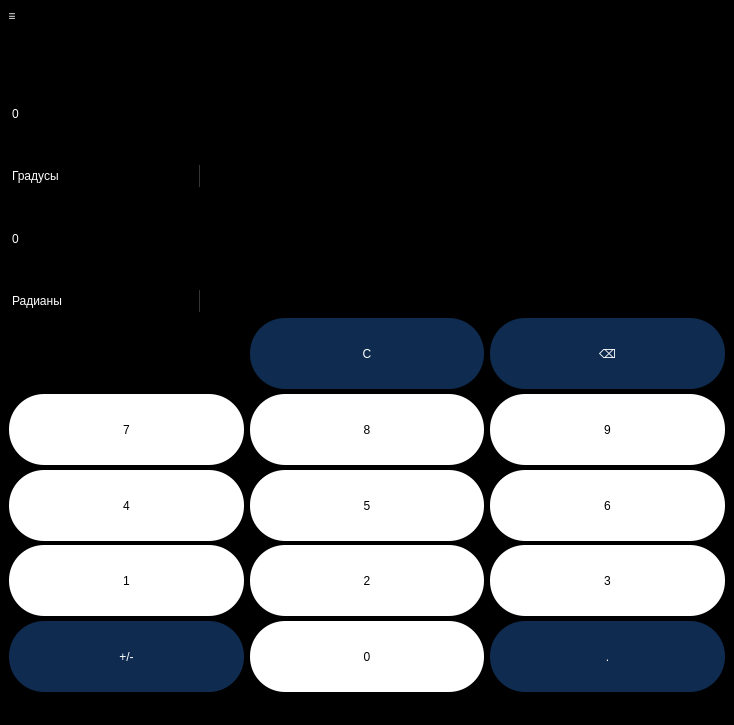
<?xml version="1.0" encoding="UTF-8"?>
<ui version="4.0">
 <class>MainWindow</class>
 <widget class="QMainWindow" name="MainWindow">
  <property name="geometry">
   <rect>
    <x>0</x>
    <y>0</y>
    <width>734</width>
    <height>725</height>
   </rect>
  </property>
  <property name="minimumSize">
   <size>
    <width>734</width>
    <height>725</height>
   </size>
  </property>
  <property name="maximumSize">
   <size>
    <width>734</width>
    <height>725</height>
   </size>
  </property>
  <property name="windowTitle">
   <string>MainWindow</string>
  </property>
  <property name="styleSheet">
   <string notr="true">background-color: rgb(0, 0, 0);
color: rgb(255, 255, 255);
selection-background-color: rgb(140, 140, 140);

</string>
  </property>
  <widget class="QWidget" name="centralwidget">
   <property name="minimumSize">
    <size>
     <width>734</width>
     <height>666</height>
    </size>
   </property>
   <property name="maximumSize">
    <size>
     <width>734</width>
     <height>666</height>
    </size>
   </property>
   <layout class="QVBoxLayout" name="verticalLayout">
    <item>
     <layout class="QVBoxLayout" name="verticalLayout_3">
      <item>
       <widget class="QLabel" name="resol">
        <property name="minimumSize">
         <size>
          <width>518</width>
          <height>20</height>
         </size>
        </property>
        <property name="maximumSize">
         <size>
          <width>518</width>
          <height>20</height>
         </size>
        </property>
        <property name="styleSheet">
         <string notr="true">background-color: rgb(0, 0, 0);
color: rgb(0, 0, 0);</string>
        </property>
        <property name="text">
         <string>TextLabel</string>
        </property>
       </widget>
      </item>
      <item>
       <widget class="QLineEdit" name="ans_space">
        <property name="enabled">
         <bool>false</bool>
        </property>
        <property name="minimumSize">
         <size>
          <width>0</width>
          <height>91</height>
         </size>
        </property>
        <property name="maximumSize">
         <size>
          <width>291</width>
          <height>91</height>
         </size>
        </property>
        <property name="styleSheet">
         <string notr="true">QLineEdit{
border: 1px solid black;
color: rgb(255, 255, 255);
	font: 75 65pt &quot;Yu Gothic UI Semibold&quot;;
}</string>
        </property>
        <property name="text">
         <string>0</string>
        </property>
       </widget>
      </item>
      <item>
       <widget class="QComboBox" name="comboBox_3">
        <property name="minimumSize">
         <size>
          <width>117</width>
          <height>22</height>
         </size>
        </property>
        <property name="maximumSize">
         <size>
          <width>191</width>
          <height>22</height>
         </size>
        </property>
        <property name="styleSheet">
         <string notr="true">QComboBox {
    border-radius: 3px;
    padding: 1px 18px 1px 3px;
	font: 75 10pt &quot;MS Shell Dlg 2&quot;;
    min-width: 6em;
}
QComboBox:editable {
    background: black;    /*white; red*/
}
QComboBox:!editable, QComboBox::drop-down:editable {
     background: qlineargradient(x1: 0, y1: 0, x2: 0, y2: 1,
                                 stop: 0 #000000, stop: 0.4 #000000,
                                 stop: 0.5 #000000, stop: 1.0 #000000);
}
/* QComboBox получает состояние `on`, когда всплывающее окно открыто  */
QComboBox:!editable:on, QComboBox::drop-down:editable:on {
    background: qlineargradient(x1: 0, y1: 0, x2: 0, y2: 1,
                                stop: 0 #000000, stop: 0.4 #000000,
                                stop: 0.5 #000000, stop: 1.0 #000000);
}
QComboBox:on { /* сдвиньте текст, когда всплывающее окно откроется */
    padding-top: 3px;
    padding-left: 4px;
}
QComboBox::drop-down {
    subcontrol-origin: padding;
    subcontrol-position: top right;
    width: 0px;
    border-left-width: 1px;
    border-left-color: #353535;
    border-left-style: solid;          /* просто одна строка */
    border-top-right-radius: 3px;      /* тот же радиус, что и QComboBox */
    border-bottom-right-radius: 3px;
}

QComboBox QAbstractItemView {
    border: 12px solid darkgray;
    selection-background-color: #353535;
}
QComboBox QListView {
    border: none;
}</string>
        </property>
        <item>
         <property name="text">
          <string>Градусы</string>
         </property>
        </item>
        <item>
         <property name="text">
          <string>Радианы</string>
         </property>
        </item>
       </widget>
      </item>
      <item>
       <widget class="QLineEdit" name="ans_space2">
        <property name="enabled">
         <bool>false</bool>
        </property>
        <property name="minimumSize">
         <size>
          <width>0</width>
          <height>91</height>
         </size>
        </property>
        <property name="maximumSize">
         <size>
          <width>291</width>
          <height>91</height>
         </size>
        </property>
        <property name="styleSheet">
         <string notr="true">QLineEdit{
border: 1px solid black;
color: rgb(255, 255, 255);
	font: 75 65pt &quot;Yu Gothic UI Semibold&quot;;
}</string>
        </property>
        <property name="text">
         <string>0</string>
        </property>
       </widget>
      </item>
      <item>
       <widget class="QComboBox" name="comboBox_4">
        <property name="minimumSize">
         <size>
          <width>117</width>
          <height>22</height>
         </size>
        </property>
        <property name="maximumSize">
         <size>
          <width>191</width>
          <height>22</height>
         </size>
        </property>
        <property name="styleSheet">
         <string notr="true">QComboBox {
    border-radius: 3px;
    padding: 1px 18px 1px 3px;
	font: 75 10pt &quot;MS Shell Dlg 2&quot;;
    min-width: 6em;
}
QComboBox:editable {
    background: black;    /*white; red*/
}
QComboBox:!editable, QComboBox::drop-down:editable {
     background: qlineargradient(x1: 0, y1: 0, x2: 0, y2: 1,
                                 stop: 0 #000000, stop: 0.4 #000000,
                                 stop: 0.5 #000000, stop: 1.0 #000000);
}
/* QComboBox получает состояние `on`, когда всплывающее окно открыто  */
QComboBox:!editable:on, QComboBox::drop-down:editable:on {
    background: qlineargradient(x1: 0, y1: 0, x2: 0, y2: 1,
                                stop: 0 #000000, stop: 0.4 #000000,
                                stop: 0.5 #000000, stop: 1.0 #000000);
}
QComboBox:on { /* сдвиньте текст, когда всплывающее окно откроется */
    padding-top: 3px;
    padding-left: 4px;
}
QComboBox::drop-down {
    subcontrol-origin: padding;
    subcontrol-position: top right;
    width: 0px;
    border-left-width: 1px;
    border-left-color: #353535;
    border-left-style: solid;          /* просто одна строка */
    border-top-right-radius: 3px;      /* тот же радиус, что и QComboBox */
    border-bottom-right-radius: 3px;
}

QComboBox QAbstractItemView {
    border: 12px solid darkgray;
    selection-background-color: #353535;
}
QComboBox QListView {
    border: none;
}</string>
        </property>
        <item>
         <property name="text">
          <string>Радианы</string>
         </property>
        </item>
        <item>
         <property name="text">
          <string>Градусы</string>
         </property>
        </item>
       </widget>
      </item>
      <item>
       <layout class="QGridLayout" name="gridLayout_2">
        <item row="2" column="1">
         <widget class="QPushButton" name="clear_btn_17">
          <property name="minimumSize">
           <size>
            <width>71</width>
            <height>71</height>
           </size>
          </property>
          <property name="styleSheet">
           <string notr="true">QPushButton{
font: 75 15pt &quot;MS Shell Dlg 2&quot;;
background-color: #ffffff;
color: black;
	border: 0px;
    border-radius: 35px;
    border-style: outset;
}
QPushButton:pressed{
background-color: #ebebeb;
}</string>
          </property>
          <property name="text">
           <string>5</string>
          </property>
          <attribute name="buttonGroup">
           <string notr="true">numsButtonsGroup</string>
          </attribute>
         </widget>
        </item>
        <item row="1" column="2">
         <widget class="QPushButton" name="clear_btn_22">
          <property name="minimumSize">
           <size>
            <width>71</width>
            <height>71</height>
           </size>
          </property>
          <property name="styleSheet">
           <string notr="true">QPushButton{
font: 75 15pt &quot;MS Shell Dlg 2&quot;;
background-color: #ffffff;
color: black;
	border: 0px;
    border-radius: 35px;
    border-style: outset;
}
QPushButton:pressed{
background-color: #ebebeb;
}</string>
          </property>
          <property name="text">
           <string>9</string>
          </property>
          <attribute name="buttonGroup">
           <string notr="true">numsButtonsGroup</string>
          </attribute>
         </widget>
        </item>
        <item row="1" column="0">
         <widget class="QPushButton" name="clear_btn_20">
          <property name="minimumSize">
           <size>
            <width>71</width>
            <height>71</height>
           </size>
          </property>
          <property name="styleSheet">
           <string notr="true">QPushButton{
font: 75 15pt &quot;MS Shell Dlg 2&quot;;
background-color: #ffffff;
color: black;
	border: 0px;
    border-radius: 35px;
    border-style: outset;
}
QPushButton:pressed{
background-color: #ebebeb;
}</string>
          </property>
          <property name="text">
           <string>7</string>
          </property>
          <attribute name="buttonGroup">
           <string notr="true">numsButtonsGroup</string>
          </attribute>
         </widget>
        </item>
        <item row="0" column="1">
         <widget class="QPushButton" name="clear_btn">
          <property name="minimumSize">
           <size>
            <width>71</width>
            <height>71</height>
           </size>
          </property>
          <property name="styleSheet">
           <string notr="true">QPushButton{
font: 15pt &quot;MS Shell Dlg 2&quot;;
background-color: #0f2b50;
	border: 0px;
    border-radius: 35px;
    border-style: outset;
	color: rgb(255, 255, 255);
}
QPushButton:pressed{
background-color: #5d5d5d;
}</string>
          </property>
          <property name="text">
           <string>С</string>
          </property>
         </widget>
        </item>
        <item row="2" column="2">
         <widget class="QPushButton" name="clear_btn_23">
          <property name="minimumSize">
           <size>
            <width>71</width>
            <height>71</height>
           </size>
          </property>
          <property name="styleSheet">
           <string notr="true">QPushButton{
font: 75 15pt &quot;MS Shell Dlg 2&quot;;
background-color: #ffffff;
color: black;
	border: 0px;
    border-radius: 35px;
    border-style: outset;
}
QPushButton:pressed{
background-color: #ebebeb;
}</string>
          </property>
          <property name="text">
           <string>6</string>
          </property>
          <attribute name="buttonGroup">
           <string notr="true">numsButtonsGroup</string>
          </attribute>
         </widget>
        </item>
        <item row="1" column="1">
         <widget class="QPushButton" name="clear_btn_24">
          <property name="minimumSize">
           <size>
            <width>71</width>
            <height>71</height>
           </size>
          </property>
          <property name="styleSheet">
           <string notr="true">QPushButton{
font: 75 15pt &quot;MS Shell Dlg 2&quot;;
background-color: #ffffff;
color: black;
	border: 0px;
    border-radius: 35px;
    border-style: outset;
}
QPushButton:pressed{
background-color: #ebebeb;
}</string>
          </property>
          <property name="text">
           <string>8</string>
          </property>
          <attribute name="buttonGroup">
           <string notr="true">numsButtonsGroup</string>
          </attribute>
         </widget>
        </item>
        <item row="0" column="2">
         <widget class="QPushButton" name="del_btn">
          <property name="minimumSize">
           <size>
            <width>71</width>
            <height>71</height>
           </size>
          </property>
          <property name="styleSheet">
           <string notr="true">QPushButton{
font: 15pt &quot;MS Shell Dlg 2&quot;;
background-color: #0f2b50;
	border: 0px;
    border-radius: 35px;
    border-style: outset;
	color: rgb(255, 255, 255);
}
QPushButton:pressed{
background-color: #5d5d5d;
}</string>
          </property>
          <property name="text">
           <string>⌫</string>
          </property>
         </widget>
        </item>
        <item row="4" column="1">
         <widget class="QPushButton" name="clear_btn_25">
          <property name="minimumSize">
           <size>
            <width>71</width>
            <height>71</height>
           </size>
          </property>
          <property name="styleSheet">
           <string notr="true">QPushButton{
font: 75 15pt &quot;MS Shell Dlg 2&quot;;
background-color: #ffffff;
color: black;
	border: 0px;
    border-radius: 35px;
    border-style: outset;
}
QPushButton:pressed{
background-color: #ebebeb;
}</string>
          </property>
          <property name="text">
           <string>0</string>
          </property>
          <attribute name="buttonGroup">
           <string notr="true">numsButtonsGroup</string>
          </attribute>
         </widget>
        </item>
        <item row="4" column="2">
         <widget class="QPushButton" name="dot_btn">
          <property name="minimumSize">
           <size>
            <width>71</width>
            <height>71</height>
           </size>
          </property>
          <property name="styleSheet">
           <string notr="true">QPushButton{
font: 15pt &quot;MS Shell Dlg 2&quot;;
background-color: #0f2b50;
	border: 0px;
    border-radius: 35px;
    border-style: outset;
	color: rgb(255, 255, 255);
}
QPushButton:pressed{
background-color: #5d5d5d;
}</string>
          </property>
          <property name="text">
           <string>.</string>
          </property>
         </widget>
        </item>
        <item row="3" column="1">
         <widget class="QPushButton" name="clear_btn_26">
          <property name="minimumSize">
           <size>
            <width>71</width>
            <height>71</height>
           </size>
          </property>
          <property name="styleSheet">
           <string notr="true">QPushButton{
font: 75 15pt &quot;MS Shell Dlg 2&quot;;
background-color: #ffffff;
color: black;
	border: 0px;
    border-radius: 35px;
    border-style: outset;
}
QPushButton:pressed{
background-color: #ebebeb;
}</string>
          </property>
          <property name="text">
           <string>2</string>
          </property>
          <attribute name="buttonGroup">
           <string notr="true">numsButtonsGroup</string>
          </attribute>
         </widget>
        </item>
        <item row="3" column="0">
         <widget class="QPushButton" name="clear_btn_27">
          <property name="minimumSize">
           <size>
            <width>71</width>
            <height>71</height>
           </size>
          </property>
          <property name="styleSheet">
           <string notr="true">QPushButton{
font: 75 15pt &quot;MS Shell Dlg 2&quot;;
background-color: #ffffff;
color: black;
	border: 0px;
    border-radius: 35px;
    border-style: outset;
}
QPushButton:pressed{
background-color: #ebebeb;
}</string>
          </property>
          <property name="text">
           <string>1</string>
          </property>
          <attribute name="buttonGroup">
           <string notr="true">numsButtonsGroup</string>
          </attribute>
         </widget>
        </item>
        <item row="2" column="0">
         <widget class="QPushButton" name="clear_btn_28">
          <property name="minimumSize">
           <size>
            <width>71</width>
            <height>71</height>
           </size>
          </property>
          <property name="styleSheet">
           <string notr="true">QPushButton{
font: 75 15pt &quot;MS Shell Dlg 2&quot;;
background-color: #ffffff;
color: black;
	border: 0px;
    border-radius: 35px;
    border-style: outset;
}
QPushButton:pressed{
background-color: #ebebeb;
}</string>
          </property>
          <property name="text">
           <string>4</string>
          </property>
          <attribute name="buttonGroup">
           <string notr="true">numsButtonsGroup</string>
          </attribute>
         </widget>
        </item>
        <item row="3" column="2">
         <widget class="QPushButton" name="clear_btn_29">
          <property name="minimumSize">
           <size>
            <width>71</width>
            <height>71</height>
           </size>
          </property>
          <property name="styleSheet">
           <string notr="true">QPushButton{
font: 75 15pt &quot;MS Shell Dlg 2&quot;;
background-color: #ffffff;
color: black;
	border: 0px;
    border-radius: 35px;
    border-style: outset;
}
QPushButton:pressed{
background-color: #ebebeb;
}</string>
          </property>
          <property name="text">
           <string>3</string>
          </property>
          <attribute name="buttonGroup">
           <string notr="true">numsButtonsGroup</string>
          </attribute>
         </widget>
        </item>
        <item row="4" column="0">
         <widget class="QPushButton" name="pl_min_btn">
          <property name="minimumSize">
           <size>
            <width>71</width>
            <height>71</height>
           </size>
          </property>
          <property name="maximumSize">
           <size>
            <width>1000</width>
            <height>1000</height>
           </size>
          </property>
          <property name="styleSheet">
           <string notr="true">QPushButton{
font: 15pt &quot;MS Shell Dlg 2&quot;;
background-color: #0f2b50;
	border: 0px;
    border-radius: 35px;
    border-style: outset;
	color: rgb(255, 255, 255);
}
QPushButton:pressed{
background-color: #091c34;
color: #6d6d6d
}
</string>
          </property>
          <property name="text">
           <string notr="true">+/-</string>
          </property>
         </widget>
        </item>
       </layout>
      </item>
     </layout>
    </item>
   </layout>
  </widget>
  <widget class="QMenuBar" name="menubar">
   <property name="geometry">
    <rect>
     <x>0</x>
     <y>0</y>
     <width>734</width>
     <height>36</height>
    </rect>
   </property>
   <widget class="QMenu" name="menu">
    <property name="title">
     <string>≡
</string>
    </property>
    <addaction name="Simple"/>
    <addaction name="Engineering"/>
    <addaction name="Function_graphs"/>
    <addaction name="separator"/>
    <addaction name="Currency"/>
    <addaction name="Volume"/>
    <addaction name="Length"/>
    <addaction name="Temperature"/>
    <addaction name="Speed"/>
    <addaction name="Corner"/>
   </widget>
   <addaction name="menu"/>
  </widget>
  <widget class="QStatusBar" name="statusbar"/>
  <action name="Simple">
   <property name="text">
    <string>Simple</string>
   </property>
  </action>
  <action name="Engineering">
   <property name="text">
    <string>Engineering</string>
   </property>
  </action>
  <action name="Function_graphs">
   <property name="text">
    <string>Function graphs</string>
   </property>
  </action>
  <action name="Currency">
   <property name="text">
    <string>Currency</string>
   </property>
  </action>
  <action name="Volume">
   <property name="text">
    <string>Volume</string>
   </property>
  </action>
  <action name="Length">
   <property name="text">
    <string>Length</string>
   </property>
  </action>
  <action name="Temperature">
   <property name="text">
    <string>Temperature</string>
   </property>
  </action>
  <action name="Speed">
   <property name="text">
    <string>Speed</string>
   </property>
  </action>
  <action name="Corner">
   <property name="text">
    <string>Corner</string>
   </property>
  </action>
 </widget>
 <resources/>
 <connections/>
 <buttongroups>
  <buttongroup name="numsButtonsGroup"/>
 </buttongroups>
</ui>
